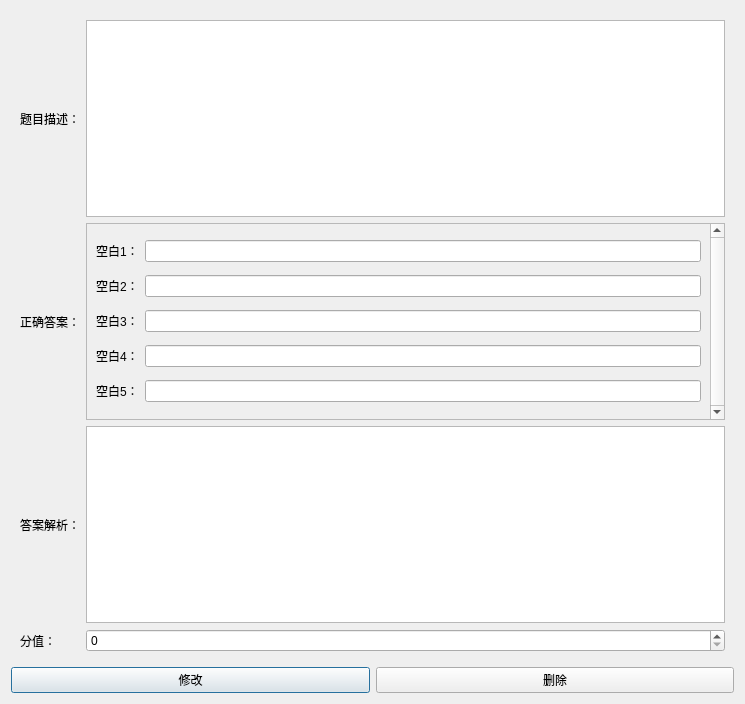
<?xml version="1.0" encoding="UTF-8"?>
<ui version="4.0">
 <class>AlterDialog</class>
 <widget class="QDialog" name="AlterDialog">
  <property name="geometry">
   <rect>
    <x>0</x>
    <y>0</y>
    <width>745</width>
    <height>704</height>
   </rect>
  </property>
  <property name="windowTitle">
   <string>Dialog</string>
  </property>
  <layout class="QVBoxLayout" name="verticalLayout">
   <item>
    <widget class="QStackedWidget" name="stackedWidget">
     <property name="currentIndex">
      <number>1</number>
     </property>
     <widget class="QWidget" name="page">
      <layout class="QGridLayout" name="gridLayout_3">
       <item row="3" column="1">
        <widget class="QTextEdit" name="textEdit_choice_optionC"/>
       </item>
       <item row="5" column="1">
        <widget class="QComboBox" name="combo_choice">
         <item>
          <property name="text">
           <string>A</string>
          </property>
         </item>
         <item>
          <property name="text">
           <string>B</string>
          </property>
         </item>
         <item>
          <property name="text">
           <string>C</string>
          </property>
         </item>
         <item>
          <property name="text">
           <string>D</string>
          </property>
         </item>
        </widget>
       </item>
       <item row="6" column="0">
        <widget class="QLabel" name="label_8">
         <property name="text">
          <string>答案解析：</string>
         </property>
        </widget>
       </item>
       <item row="5" column="0">
        <widget class="QLabel" name="label_7">
         <property name="text">
          <string>正确答案：</string>
         </property>
        </widget>
       </item>
       <item row="2" column="0">
        <widget class="QLabel" name="label_4">
         <property name="text">
          <string>选项B：</string>
         </property>
        </widget>
       </item>
       <item row="6" column="1">
        <widget class="QTextEdit" name="textEdit_choice_analysis"/>
       </item>
       <item row="0" column="1">
        <widget class="QTextEdit" name="textEdit_choice_question"/>
       </item>
       <item row="4" column="1">
        <widget class="QTextEdit" name="textEdit_choice_optionD"/>
       </item>
       <item row="2" column="1">
        <widget class="QTextEdit" name="textEdit_choice_optionB"/>
       </item>
       <item row="4" column="0">
        <widget class="QLabel" name="label_6">
         <property name="text">
          <string>选项D：</string>
         </property>
        </widget>
       </item>
       <item row="0" column="0">
        <widget class="QLabel" name="label_2">
         <property name="text">
          <string>题目描述：</string>
         </property>
        </widget>
       </item>
       <item row="1" column="1">
        <widget class="QTextEdit" name="textEdit_choice_optionA"/>
       </item>
       <item row="1" column="0">
        <widget class="QLabel" name="label_3">
         <property name="text">
          <string>选项A：</string>
         </property>
        </widget>
       </item>
       <item row="3" column="0">
        <widget class="QLabel" name="label_5">
         <property name="text">
          <string>选项C：</string>
         </property>
        </widget>
       </item>
       <item row="7" column="0">
        <widget class="QLabel" name="label_12">
         <property name="text">
          <string>分值：</string>
         </property>
        </widget>
       </item>
       <item row="7" column="1">
        <widget class="QSpinBox" name="spinBox_choice_score"/>
       </item>
      </layout>
     </widget>
     <widget class="QWidget" name="page_2">
      <layout class="QGridLayout" name="gridLayout_9">
       <item row="1" column="0">
        <widget class="QLabel" name="label_10">
         <property name="text">
          <string>正确答案：</string>
         </property>
        </widget>
       </item>
       <item row="2" column="0">
        <widget class="QLabel" name="label_11">
         <property name="text">
          <string>答案解析：</string>
         </property>
        </widget>
       </item>
       <item row="1" column="1">
        <widget class="QScrollArea" name="scrollArea">
         <property name="verticalScrollBarPolicy">
          <enum>Qt::ScrollBarAlwaysOn</enum>
         </property>
         <property name="widgetResizable">
          <bool>true</bool>
         </property>
         <widget class="QWidget" name="scrollAreaWidgetContents">
          <property name="geometry">
           <rect>
            <x>0</x>
            <y>0</y>
            <width>600</width>
            <height>207</height>
           </rect>
          </property>
          <layout class="QGridLayout" name="gridLayout_4">
           <item row="4" column="0">
            <widget class="QLabel" name="label_blank5">
             <property name="text">
              <string>空白5：</string>
             </property>
            </widget>
           </item>
           <item row="3" column="1">
            <widget class="QLineEdit" name="lineEdit_blank4"/>
           </item>
           <item row="2" column="0">
            <widget class="QLabel" name="label_blank3">
             <property name="text">
              <string>空白3：</string>
             </property>
            </widget>
           </item>
           <item row="1" column="1">
            <widget class="QLineEdit" name="lineEdit_blank2"/>
           </item>
           <item row="0" column="1">
            <widget class="QLineEdit" name="lineEdit_blank1"/>
           </item>
           <item row="1" column="0">
            <widget class="QLabel" name="label_blank2">
             <property name="text">
              <string>空白2：</string>
             </property>
            </widget>
           </item>
           <item row="0" column="0">
            <widget class="QLabel" name="label_blank1">
             <property name="text">
              <string>空白1：</string>
             </property>
            </widget>
           </item>
           <item row="4" column="1">
            <widget class="QLineEdit" name="lineEdit_blank5"/>
           </item>
           <item row="2" column="1">
            <widget class="QLineEdit" name="lineEdit_blank3"/>
           </item>
           <item row="3" column="0">
            <widget class="QLabel" name="label_blank4">
             <property name="styleSheet">
              <string notr="true"/>
             </property>
             <property name="text">
              <string>空白4：</string>
             </property>
            </widget>
           </item>
          </layout>
         </widget>
        </widget>
       </item>
       <item row="2" column="1">
        <widget class="QTextEdit" name="textEdit_completion_analysis"/>
       </item>
       <item row="0" column="1">
        <widget class="QTextEdit" name="textEdit_completion_question"/>
       </item>
       <item row="0" column="0">
        <widget class="QLabel" name="label_9">
         <property name="text">
          <string>题目描述：</string>
         </property>
        </widget>
       </item>
       <item row="3" column="0">
        <widget class="QLabel" name="label_13">
         <property name="text">
          <string>分值：</string>
         </property>
        </widget>
       </item>
       <item row="3" column="1">
        <widget class="QSpinBox" name="spinBox_completion_score"/>
       </item>
      </layout>
     </widget>
     <widget class="QWidget" name="page_3">
      <layout class="QGridLayout" name="gridLayout_10">
       <item row="0" column="1">
        <widget class="QTextEdit" name="textEdit_program_describe"/>
       </item>
       <item row="1" column="0">
        <widget class="QLabel" name="label_19">
         <property name="text">
          <string>测试案例：</string>
         </property>
        </widget>
       </item>
       <item row="0" column="0">
        <widget class="QLabel" name="label_program_num">
         <property name="text">
          <string>题目描述：</string>
         </property>
        </widget>
       </item>
       <item row="1" column="1">
        <widget class="QScrollArea" name="scrollArea_2">
         <property name="widgetResizable">
          <bool>true</bool>
         </property>
         <widget class="QWidget" name="scrollAreaWidgetContents_2">
          <property name="geometry">
           <rect>
            <x>0</x>
            <y>0</y>
            <width>617</width>
            <height>272</height>
           </rect>
          </property>
          <layout class="QVBoxLayout" name="verticalLayout_12">
           <item>
            <layout class="QVBoxLayout" name="vLayout_caseContainer"/>
           </item>
           <item>
            <layout class="QHBoxLayout" name="horizontalLayout">
             <item>
              <spacer name="horizontalSpacer">
               <property name="orientation">
                <enum>Qt::Horizontal</enum>
               </property>
               <property name="sizeHint" stdset="0">
                <size>
                 <width>40</width>
                 <height>20</height>
                </size>
               </property>
              </spacer>
             </item>
             <item>
              <widget class="QToolButton" name="tBtn_addCase">
               <property name="text">
                <string>添加案例</string>
               </property>
               <property name="icon">
                <iconset resource="res.qrc">
                 <normaloff>:/resource/add.png</normaloff>:/resource/add.png</iconset>
               </property>
               <property name="toolButtonStyle">
                <enum>Qt::ToolButtonTextBesideIcon</enum>
               </property>
              </widget>
             </item>
            </layout>
           </item>
           <item>
            <spacer name="verticalSpacer">
             <property name="orientation">
              <enum>Qt::Vertical</enum>
             </property>
             <property name="sizeHint" stdset="0">
              <size>
               <width>20</width>
               <height>40</height>
              </size>
             </property>
            </spacer>
           </item>
          </layout>
         </widget>
        </widget>
       </item>
       <item row="2" column="0">
        <widget class="QLabel" name="label_18">
         <property name="text">
          <string>分值：</string>
         </property>
        </widget>
       </item>
       <item row="2" column="1">
        <widget class="QSpinBox" name="spinBox_program_score"/>
       </item>
       <item row="3" column="0" colspan="2">
        <layout class="QHBoxLayout" name="horizontalLayout_12">
         <item>
          <spacer name="horizontalSpacer_4">
           <property name="orientation">
            <enum>Qt::Horizontal</enum>
           </property>
           <property name="sizeHint" stdset="0">
            <size>
             <width>40</width>
             <height>20</height>
            </size>
           </property>
          </spacer>
         </item>
         <item>
          <widget class="QToolButton" name="btn_userFolder">
           <property name="text">
            <string>模板文件</string>
           </property>
           <property name="icon">
            <iconset resource="res.qrc">
             <normaloff>:/resource/resize.png</normaloff>:/resource/resize.png</iconset>
           </property>
           <property name="checkable">
            <bool>true</bool>
           </property>
           <property name="toolButtonStyle">
            <enum>Qt::ToolButtonTextBesideIcon</enum>
           </property>
          </widget>
         </item>
        </layout>
       </item>
      </layout>
     </widget>
    </widget>
   </item>
   <item>
    <layout class="QHBoxLayout" name="horizontalLayout_5">
     <property name="topMargin">
      <number>0</number>
     </property>
     <item>
      <widget class="QPushButton" name="btn_update">
       <property name="text">
        <string>修改</string>
       </property>
      </widget>
     </item>
     <item>
      <widget class="QPushButton" name="btn_delete">
       <property name="text">
        <string>删除</string>
       </property>
      </widget>
     </item>
    </layout>
   </item>
  </layout>
 </widget>
 <resources>
  <include location="res.qrc"/>
 </resources>
 <connections/>
</ui>
